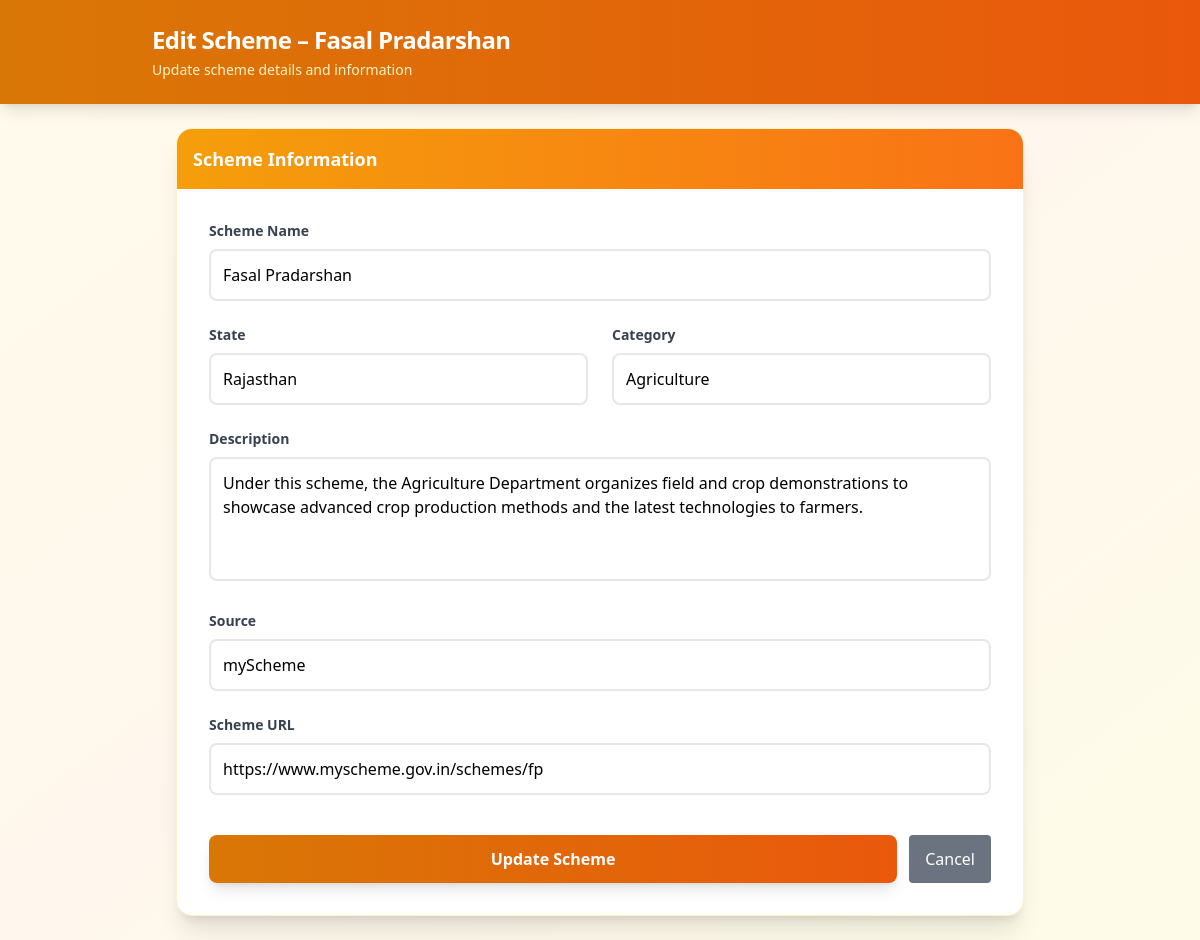
The app's page /admin/schemes/edit/29 (signed in) with its own data.
### models.py (models this page shows)
class Scheme(db.Model):
    __tablename__ = "scheme"
    id = db.Column(db.Integer, primary_key=True)
    scheme_id = db.Column(db.String(50), unique=True, nullable=False)
    name = db.Column(db.String(255), nullable=False)
    scheme_url = db.Column(db.String(500), nullable=False)
    state = db.Column(db.String(100), nullable=True)        # Nagaland
    coverage_type = db.Column(db.String(50), nullable=True) # State / Central
    category = db.Column(db.String(100), nullable=True)     # Agriculture
    tags = db.Column(db.Text, nullable=True)
    scheme_type = db.Column(db.String(100), nullable=True)
    beneficiary_type = db.Column(db.String(100), nullable=True)
    description = db.Column(db.Text, nullable=True)
    ministry = db.Column(db.String(255), nullable=True)
    launch_year = db.Column(db.Integer, nullable=True)
    objective = db.Column(db.Text, nullable=True)
    benefit = db.Column(db.Text, nullable=True)
    eligibility = db.Column(db.Text, nullable=True)
    source = db.Column(db.String(100), default="myScheme")
    content_hash = db.Column(db.String(64), nullable=True)
    last_scraped = db.Column(db.DateTime, nullable=True)
    scrape_status = db.Column(db.String(50), default="pending")
    created_at = db.Column(db.DateTime, default=datetime.utcnow)
    updated_at = db.Column(
        db.DateTime,
        default=datetime.utcnow,
        onupdate=datetime.utcnow
    )

### admin/routes.py (the view, shortened to what this page needs)
@admin_bp.route("/schemes/edit/<int:id>", methods=["GET", "POST"])
@admin_required
def admin_edit_scheme(id):
    scheme = Scheme.query.get_or_404(id)
    return render_template("admin/schemes_edit.html", scheme=scheme)

### admin/routes.py (called while the page is built)
def admin_required(f):
    @wraps(f)
    def wrapper(*args, **kwargs):
        if not session.get("admin_logged_in"):
            return redirect(url_for("admin.admin_login"))
        return f(*args, **kwargs)
    return wrapper

### admin/templates/admin/schemes_edit.html (shortened to what this page needs)
<!DOCTYPE html>
<html lang="en">
<head>
    <script src="https://cdn.tailwindcss.com"></script>
</head>
<body class="bg-gradient-to-br from-amber-50 via-orange-50 to-yellow-50 min-h-screen">
<header class="bg-gradient-to-r from-amber-600 to-orange-600 text-white p-6 shadow-lg">
    <div class="max-w-4xl mx-auto">
        <h1 class="text-2xl font-bold tracking-tight">
            Edit Scheme – {{ scheme.name }}
        </h1>
        <p class="text-amber-100 text-sm mt-1">Update scheme details and information</p>
    </div>
</header>
<div class="p-6 max-w-4xl mx-auto">
    <div class="bg-white shadow-xl rounded-2xl overflow-hidden border border-amber-100">
        <div class="bg-gradient-to-r from-amber-500 to-orange-500 p-4">
            <h2 class="text-white font-semibold text-lg">Scheme Information</h2>
        </div>
        <form method="POST" class="p-8 space-y-6">
            <div class="space-y-2">
                <label class="block text-sm font-semibold text-gray-700">Scheme Name</label>
                <input name="name" value="{{ scheme.name }}" class="w-full border-2 border-gray-200 p-3 rounded-lg focus:border-amber-500 focus:ring-2 focus:ring-amber-200 transition-all outline-none">
            </div>
            <div class="grid grid-cols-1 md:grid-cols-2 gap-6">
                <div class="space-y-2">
                    <label class="block text-sm font-semibold text-gray-700">State</label>
                    <input name="state" value="{{ scheme.state or '' }}" class="w-full border-2 border-gray-200 p-3 rounded-lg focus:border-amber-500 focus:ring-2 focus:ring-amber-200 transition-all outline-none">
                </div>
                <div class="space-y-2">
                    <label class="block text-sm font-semibold text-gray-700">Category</label>
                    <input name="category" value="{{ scheme.category or '' }}" class="w-full border-2 border-gray-200 p-3 rounded-lg focus:border-amber-500 focus:ring-2 focus:ring-amber-200 transition-all outline-none">
                </div>
            </div>
            <div class="space-y-2">
                <label class="block text-sm font-semibold text-gray-700">Description</label>
                <textarea name="description" rows="4" class="w-full border-2 border-gray-200 p-3 rounded-lg focus:border-amber-500 focus:ring-2 focus:ring-amber-200 transition-all outline-none resize-none">{{ scheme.description or '' }}</textarea>
            </div>
            <div class="space-y-2">
                <label class="block text-sm font-semibold text-gray-700">Source</label>
                <input name="source" value="{{ scheme.source }}" class="w-full border-2 border-gray-200 p-3 rounded-lg focus:border-amber-500 focus:ring-2 focus:ring-amber-200 transition-all outline-none">
            </div>
            <div class="space-y-2">
                <label class="block text-sm font-semibold text-gray-700">Scheme URL</label>
                <input name="scheme_url" value="{{ scheme.scheme_url }}" class="w-full border-2 border-gray-200 p-3 rounded-lg focus:border-amber-500 focus:ring-2 focus:ring-amber-200 transition-all outline-none">
            </div>
            <div class="pt-4 flex gap-3">
                <button type="submit" class="flex-1 bg-gradient-to-r from-amber-600 to-orange-600 hover:from-amber-700 hover:to-orange-700 text-white font-semibold px-6 py-3 rounded-lg shadow-lg hover:shadow-xl transition-all duration-200 transform hover:-translate-y-0.5">
                    Update Scheme
                </button>
                <button
  type="button"
  onclick="window.location.href='/admin/schemes'"
  class="px-4 py-2 bg-gray-500 text-white rounded hover:bg-gray-600">
  Cancel
</button>
            </div>
        </form>
    </div>
</div>
</body>
</html>

### records on screen
Scheme: name "Fasal Pradarshan", state "Rajasthan", category "Agriculture", description "Under this scheme, the Agriculture Department organizes field and crop demonstrations to showcase advanced crop production methods and the latest technologies to farmers.", source "myScheme", scheme_url "https://www.myscheme.gov.in/schemes/fp"
